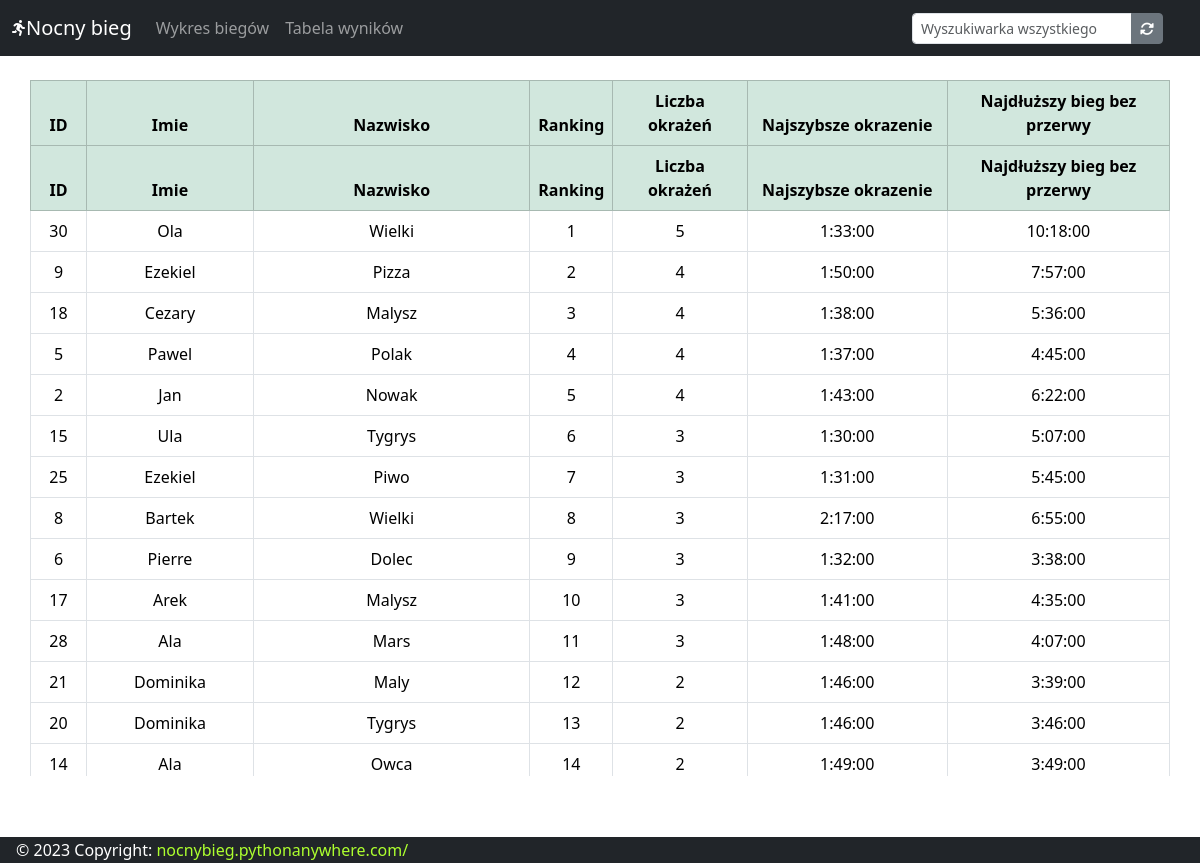
Screenshot of /table/result with the database file from the repository.
### runChart/models.py (models this page shows, shortened)
class Runner(models.Model):
    id = models.IntegerField(primary_key=True)
    name = models.CharField(max_length=100, verbose_name="Imie biegacza")
    surname = models.CharField(max_length=100, verbose_name="Nazwisko biegacza")

### runChart/views.py (the view)
# urls.py: path('table/result', views.resultTable, name='resultTable'),
def resultTable(request):
    runsData = get_runner_laps_and_records()
    return render(request, 'table/result.html', {"runsData": runsData, "table_script": 'tableUser'})

### runChart/functions.py (called while the page is built)
def get_runner_laps_and_records():
    result = []
    lastRuns = get_last_run_for_every_runner(True)
    lastRuns = sorted(lastRuns, key=lambda run: (-run.numberOfLaps, str(run.endLapDate)))
    for rank, lastRun in enumerate(lastRuns):
        shortestTime = get_best_time_for_runner(lastRun.runnerId)
        longestTime = get_longest_run_without_breaks_for_runner(lastRun.runnerId)
        if lastRun.endLapDate is None:
            result.append([lastRun.runnerId.id, lastRun.runnerId.name, lastRun.runnerId.surname, rank+1, lastRun.numberOfLaps - 1, shortestTime, longestTime])
        else:
            result.append([lastRun.runnerId.id, lastRun.runnerId.name, lastRun.runnerId.surname, rank+1, lastRun.numberOfLaps, shortestTime, longestTime])
    return result

def get_longest_run_without_breaks_for_runner(runnerId):
    runs = RunningLap.objects.filter(runnerId=runnerId).order_by('startLapDate')
    longest_time = timedelta(0)
    current_time = timedelta(0)
    previous_run_end = None
    for run in runs:
        if previous_run_end is None:
            previous_run_end = run.startLapDate
        if previous_run_end.hour == run.startLapDate.hour and previous_run_end.minute == run.startLapDate.minute and run.endLapDate is not None:
            current_time += run.endLapDate - run.startLapDate
        elif previous_run_end != run.startLapDate and run.endLapDate is not None:
            current_time = run.endLapDate - run.startLapDate
        else:
            break
        if current_time > longest_time:
            longest_time = current_time
        previous_run_end = run.endLapDate
    return longest_time

def get_best_time_for_runner(runnerId):
    runs = RunningLap.objects.filter(runnerId=runnerId)
    shortest_time = timedelta.max if runs else None
    for run in runs:
        time = run.endLapDate - run.startLapDate if run.endLapDate is not None else None
        if time is not None and time < shortest_time:
            shortest_time = time
    if shortest_time == timedelta.max:
        shortest_time = None
    return shortest_time

### runChart/templates/table/result.html (shortened to what this page needs)
{% extends 'partials/base.html' %}
{% block content %}
    <div>
        <head>
        </head>
        <body>
            <div class="TableContainer">
                <br>
                <table class="table table-bordered" id="example" style="text-align: center;">
                    <thead class="table-success">
                        <tr>
                            <th style="width: 5%;">ID</th>
                            <th style="width: 15%;">Imie</th>
                            <th style="width: 25%;">Nazwisko</th>
                            <th style="width: 5%;">Ranking</th>
                            <th style="width: 12%;">Liczba okrażeń</th>
                            <th style="width: 18%;">Najszybsze okrazenie</th>
                            <th style="width: 20%;">Najdłuższy bieg bez przerwy</th>
                        </tr>
                    </thead>
                    <tbody>
                        {% for run in runsData %}
                        <tr class="clickable-row" data-href="{% url 'runnerResults' run.0 %}">
                            <td>{{ run.0 }}</td>
                            <td>{{ run.1 }}</td>
                            <td>{{ run.2 }}</td>
                            <td>{{ run.3 }}</td>
                            <td>{{ run.4 }}</td>
                            <td>{{ run.5 }}</td>
                            <td>{{ run.6 }}</td>
                        </tr>
                        {% endfor %}
                    </tbody>
                </table>
            </div>
        </body>
    </div>
{% endblock %}

### runChart/templates/partials/base.html (shortened to what this page needs)
<!doctype html>
{% load static %}
<html lang="pl">
<head>
    <link rel="stylesheet" type="text/css" href="{% static 'userPages/base.css' %}">
    <link href="https://cdn.jsdelivr.net/npm/bootstrap@5.3.2/dist/css/bootstrap.min.css" rel="stylesheet">
    <link href="https://cdn.datatables.net/v/bs5/jq-3.7.0/jszip-3.10.1/dt-1.13.6/b-2.4.2/b-html5-2.4.2/b-print-2.4.2/sc-2.2.0/datatables.min.css" rel="stylesheet">
</head>
<body class="wrapper">
    <div class="myNavAndContent">
        <header>
            {% if request.path == '/chart/line/' or request.path == '/' %}
                {% include 'partials/nav_with_button.html' %}
            {% else %}
                {% include 'partials/nav.html' %}
            {% endif %}
        </header>
        <main>
            {% block content %}
            {% endblock %}
        </main>
    </div>
    {% include 'partials/footer.html' %}
</body>
</html>

### runChart/templates/partials/nav.html (shortened to what this page needs)
<link rel="stylesheet" href="https://cdnjs.cloudflare.com/ajax/libs/font-awesome/6.4.0/css/all.min.css" />
<nav class="navbar navbar-expand-lg navbar-dark bg-dark">
    <div class="container-fluid">
        <i class="fa-solid fa-person-running" style="color: #fff;"></i>
        <a class="navbar-brand" href="#">Nocny bieg</a>
        <div class="collapse navbar-collapse" id="navbarSupportedContent">
            <ul class="navbar-nav me-auto mb-2 mb-lg-0">
                <li class="nav-item">
                    <a class="nav-link" href="{% url 'line_chart' %}">Wykres biegów</a>
                </li>
                <li class="nav-item">
                    <a class="nav-link" href="{% url 'resultTable' %}">Tabela wyników</a>
                </li>
          </ul>
        </div>
        <div class="d-flex" style="margin-right: 25px">
            <div class="input-group input-group-sm">
                <input class="form-control" type="search" id="search" placeholder="Wyszukiwarka wszystkiego" aria-label="Search">
                <a href="{% url 'resultTable' %}" class="btn btn-secondary btn-sm">
                    <i class="fas fa-sync-alt"></i>
                </a>
            </div>
        </div>
    </div>
</nav>

### runChart/templates/partials/footer.html
<footer class="bg-dark text-center text-lg-start" id="footer" style="color: #fff;">
    <div class="text center p-3">&copy; {% now "Y" %} Copyright:
        <a class="text-light" href="#" style="text-decoration: none;">
            <span style="color: greenyellow">nocnybieg.pythonanywhere.com/</span>
        </a>
    </div>
</footer>

### static/userPages/base.css (style rules this page uses)
body, html { margin: 0; padding: 0; height: 100%; max-width: 100%; }
.myNavAndContent { max-width: 100%; overflow-x: hidden; height: 97%; overflow: hidden; }
.wrapper { overflow: hidden; }
footer { height: 3%; margin: 0px; padding: 0px; width: 100%; position: absolute; bottom: 0; left: 0; right: 0; display: flex; align-items: center; }
.TableContainer { width: 95%; margin-left: auto; margin-right: auto; }

### rows the page displays
Runner: name "Ola", surname "Wielki"
Runner: name "Ezekiel", surname "Pizza"
Runner: name "Cezary", surname "Malysz"
Runner: name "Pawel", surname "Polak"
Runner: name "Jan", surname "Nowak"
Runner: name "Ula", surname "Tygrys"
Runner: name "Ezekiel", surname "Piwo"
Runner: name "Bartek", surname "Wielki"
Runner: name "Pierre", surname "Dolec"
Runner: name "Arek", surname "Malysz"
Runner: name "Ala", surname "Mars"
Runner: name "Dominika", surname "Maly"
Runner: name "Dominika", surname "Tygrys"
Runner: name "Ala", surname "Owca"

### other values shown
{{ run.0 }} "30" "9" "18" "5" "2" "15" "25" "8" "6" "17" "28" "21" "20" "14"
{{ run.3 }} "1" "2" "3" "4" "5" "6" "7" "8" "9" "10" "11" "12" "13" "14"
{{ run.4 }} "5" "4" "4" "4" "4" "3" "3" "3" "3" "3" "3" "2" "2" "2"
{{ run.5 }} "1:33:00" "1:50:00" "1:38:00" "1:37:00" "1:43:00" "1:30:00" "1:31:00" "2:17:00" "1:32:00" "1:41:00" "1:48:00" "1:46:00" "1:46:00" "1:49:00"
{{ run.6 }} "10:18:00" "7:57:00" "5:36:00" "4:45:00" "6:22:00" "5:07:00" "5:45:00" "6:55:00" "3:38:00" "4:35:00" "4:07:00" "3:39:00" "3:46:00" "3:49:00"
